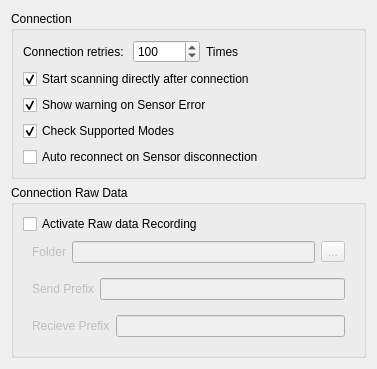
<?xml version="1.0" encoding="UTF-8"?>
<ui version="4.0">
 <class>SerialSettingsForm</class>
 <widget class="QWidget" name="SerialSettingsForm">
  <property name="geometry">
   <rect>
    <x>0</x>
    <y>0</y>
    <width>377</width>
    <height>326</height>
   </rect>
  </property>
  <property name="windowTitle">
   <string>Form</string>
  </property>
  <layout class="QVBoxLayout" name="verticalLayout">
   <item>
    <widget class="QGroupBox" name="groupBox_7">
     <property name="title">
      <string>Connection</string>
     </property>
     <layout class="QVBoxLayout" name="verticalLayout_3">
      <item>
       <layout class="QHBoxLayout" name="horizontalLayout_4" stretch="0,0,1">
        <property name="topMargin">
         <number>0</number>
        </property>
        <item>
         <widget class="QLabel" name="label_5">
          <property name="text">
           <string>Connection retries: </string>
          </property>
         </widget>
        </item>
        <item>
         <widget class="QSpinBox" name="connectionRetries">
          <property name="maximum">
           <number>999999</number>
          </property>
          <property name="value">
           <number>100</number>
          </property>
         </widget>
        </item>
        <item>
         <widget class="QLabel" name="label_6">
          <property name="text">
           <string>Times</string>
          </property>
         </widget>
        </item>
       </layout>
      </item>
      <item>
       <widget class="QCheckBox" name="scanAutostart">
        <property name="text">
         <string>Start scanning directly after connection</string>
        </property>
        <property name="checked">
         <bool>true</bool>
        </property>
       </widget>
      </item>
      <item>
       <widget class="QCheckBox" name="errorWarning">
        <property name="text">
         <string>Show warning on Sensor Error</string>
        </property>
        <property name="checked">
         <bool>true</bool>
        </property>
       </widget>
      </item>
      <item>
       <widget class="QCheckBox" name="checkSupportedModes">
        <property name="text">
         <string>Check Supported Modes</string>
        </property>
        <property name="checked">
         <bool>true</bool>
        </property>
       </widget>
      </item>
      <item>
       <widget class="QCheckBox" name="autoReconnect">
        <property name="text">
         <string>Auto reconnect on Sensor disconnection</string>
        </property>
       </widget>
      </item>
     </layout>
    </widget>
   </item>
   <item>
    <widget class="QGroupBox" name="groupBox">
     <property name="title">
      <string>Connection Raw Data</string>
     </property>
     <layout class="QVBoxLayout" name="verticalLayout_2">
      <item>
       <widget class="QCheckBox" name="debugActiveCheck">
        <property name="text">
         <string>Activate Raw data Recording</string>
        </property>
       </widget>
      </item>
      <item>
       <widget class="QWidget" name="sebugSettings" native="true">
        <property name="enabled">
         <bool>false</bool>
        </property>
        <layout class="QVBoxLayout" name="verticalLayout_4">
         <property name="spacing">
          <number>5</number>
         </property>
         <property name="leftMargin">
          <number>0</number>
         </property>
         <property name="topMargin">
          <number>0</number>
         </property>
         <property name="rightMargin">
          <number>0</number>
         </property>
         <property name="bottomMargin">
          <number>0</number>
         </property>
         <item>
          <widget class="QWidget" name="widget" native="true">
           <layout class="QHBoxLayout" name="horizontalLayout">
            <property name="topMargin">
             <number>1</number>
            </property>
            <item>
             <widget class="QLabel" name="label">
              <property name="text">
               <string>Folder</string>
              </property>
             </widget>
            </item>
            <item>
             <widget class="QLineEdit" name="debugFolder"/>
            </item>
            <item>
             <widget class="QToolButton" name="browseButton">
              <property name="text">
               <string>...</string>
              </property>
             </widget>
            </item>
           </layout>
          </widget>
         </item>
         <item>
          <widget class="QWidget" name="widget" native="true">
           <layout class="QHBoxLayout" name="horizontalLayout_2">
            <property name="topMargin">
             <number>1</number>
            </property>
            <item>
             <widget class="QLabel" name="label_2">
              <property name="text">
               <string>Send Prefix</string>
              </property>
             </widget>
            </item>
            <item>
             <widget class="QLineEdit" name="sendPrefix"/>
            </item>
           </layout>
          </widget>
         </item>
         <item>
          <widget class="QWidget" name="widget" native="true">
           <layout class="QHBoxLayout" name="horizontalLayout_3">
            <property name="topMargin">
             <number>1</number>
            </property>
            <item>
             <widget class="QLabel" name="label_3">
              <property name="text">
               <string>Recieve Prefix</string>
              </property>
             </widget>
            </item>
            <item>
             <widget class="QLineEdit" name="receivePrefix"/>
            </item>
           </layout>
          </widget>
         </item>
        </layout>
       </widget>
      </item>
     </layout>
    </widget>
   </item>
   <item>
    <spacer name="verticalSpacer">
     <property name="orientation">
      <enum>Qt::Vertical</enum>
     </property>
     <property name="sizeHint" stdset="0">
      <size>
       <width>20</width>
       <height>40</height>
      </size>
     </property>
    </spacer>
   </item>
  </layout>
 </widget>
 <resources/>
 <connections>
  <connection>
   <sender>debugActiveCheck</sender>
   <signal>toggled(bool)</signal>
   <receiver>sebugSettings</receiver>
   <slot>setEnabled(bool)</slot>
   <hints>
    <hint type="sourcelabel">
     <x>117</x>
     <y>141</y>
    </hint>
    <hint type="destinationlabel">
     <x>70</x>
     <y>182</y>
    </hint>
   </hints>
  </connection>
 </connections>
</ui>
